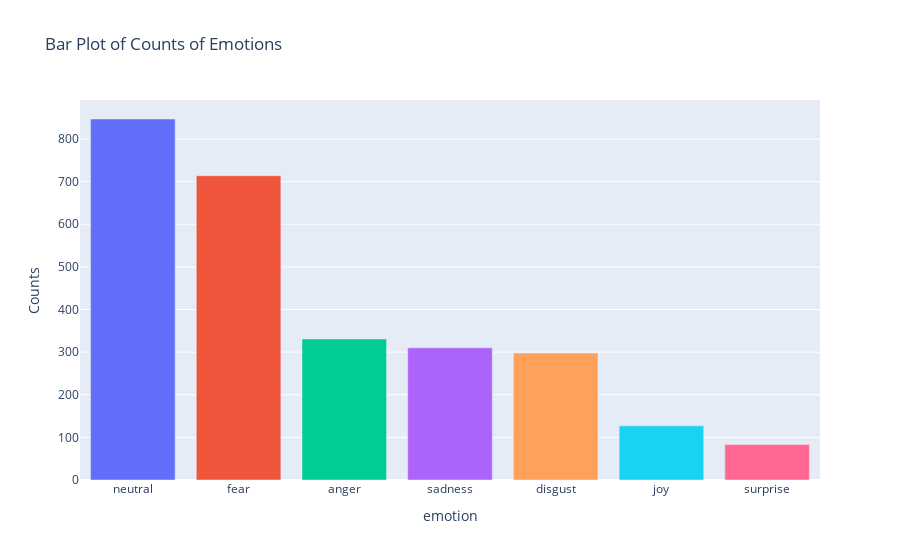

Source (notebook cell):
### Code cell
counts = df["emotion"].value_counts().reset_index()
counts.columns = ["emotion", "Counts"]
fig = px.bar(
    counts, 
    x="emotion", 
    y="Counts",
    title="Bar Plot of Counts of Emotions", 
    color="emotion"
)
fig.update_layout(showlegend=False)
fig.show()

### Figure 1 — Plotly figure (JSON) as saved in the notebook; plotly's stock layout.template omitted (floating-point values rounded to 4 significant figures)
{"data": [{"alignmentgroup": "True", "hovertemplate": "emotion=%{x}<br>Counts=%{y}<extra></extra>", "legendgroup": "neutral", "marker": {"color": "#636efa", "pattern": {"shape": ""}}, "name": "neutral", "offsetgroup": "neutral", "orientation": "v", "showlegend": true, "textposition": "auto", "type": "bar", "x": ["neutral"], "xaxis": "x", "y": [847], "yaxis": "y"}, {"alignmentgroup": "True", "hovertemplate": "emotion=%{x}<br>Counts=%{y}<extra></extra>", "legendgroup": "fear", "marker": {"color": "#EF553B", "pattern": {"shape": ""}}, "name": "fear", "offsetgroup": "fear", "orientation": "v", "showlegend": true, "textposition": "auto", "type": "bar", "x": ["fear"], "xaxis": "x", "y": [714], "yaxis": "y"}, {"alignmentgroup": "True", "hovertemplate": "emotion=%{x}<br>Counts=%{y}<extra></extra>", "legendgroup": "anger", "marker": {"color": "#00cc96", "pattern": {"shape": ""}}, "name": "anger", "offsetgroup": "anger", "orientation": "v", "showlegend": true, "textposition": "auto", "type": "bar", "x": ["anger"], "xaxis": "x", "y": [331], "yaxis": "y"}, {"alignmentgroup": "True", "hovertemplate": "emotion=%{x}<br>Counts=%{y}<extra></extra>", "legendgroup": "sadness", "marker": {"color": "#ab63fa", "pattern": {"shape": ""}}, "name": "sadness", "offsetgroup": "sadness", "orientation": "v", "showlegend": true, "textposition": "auto", "type": "bar", "x": ["sadness"], "xaxis": "x", "y": [310], "yaxis": "y"}, {"alignmentgroup": "True", "hovertemplate": "emotion=%{x}<br>Counts=%{y}<extra></extra>", "legendgroup": "disgust", "marker": {"color": "#FFA15A", "pattern": {"shape": ""}}, "name": "disgust", "offsetgroup": "disgust", "orientation": "v", "showlegend": true, "textposition": "auto", "type": "bar", "x": ["disgust"], "xaxis": "x", "y": [298], "yaxis": "y"}, {"alignmentgroup": "True", "hovertemplate": "emotion=%{x}<br>Counts=%{y}<extra></extra>", "legendgroup": "joy", "marker": {"color": "#19d3f3", "pattern": {"shape": ""}}, "name": "joy", "offsetgroup": "joy", "orientation": "v", "showlegend": true, "textposition": "auto", "type": "bar", "x": ["joy"], "xaxis": "x", "y": [127], "yaxis": "y"}, {"alignmentgroup": "True", "hovertemplate": "emotion=%{x}<br>Counts=%{y}<extra></extra>", "legendgroup": "surprise", "marker": {"color": "#FF6692", "pattern": {"shape": ""}}, "name": "surprise", "offsetgroup": "surprise", "orientation": "v", "showlegend": true, "textposition": "auto", "type": "bar", "x": ["surprise"], "xaxis": "x", "y": [83], "yaxis": "y"}], "layout": {"barmode": "relative", "legend": {"title": {"text": "emotion"}, "tracegroupgap": 0}, "showlegend": false, "title": {"text": "Bar Plot of Counts of Emotions"}, "xaxis": {"anchor": "y", "categoryarray": ["neutral", "fear", "anger", "sadness", "disgust", "joy", "surprise"], "categoryorder": "array", "domain": [0, 1], "title": {"text": "emotion"}}, "yaxis": {"anchor": "x", "domain": [0, 1], "title": {"text": "Counts"}}}}
